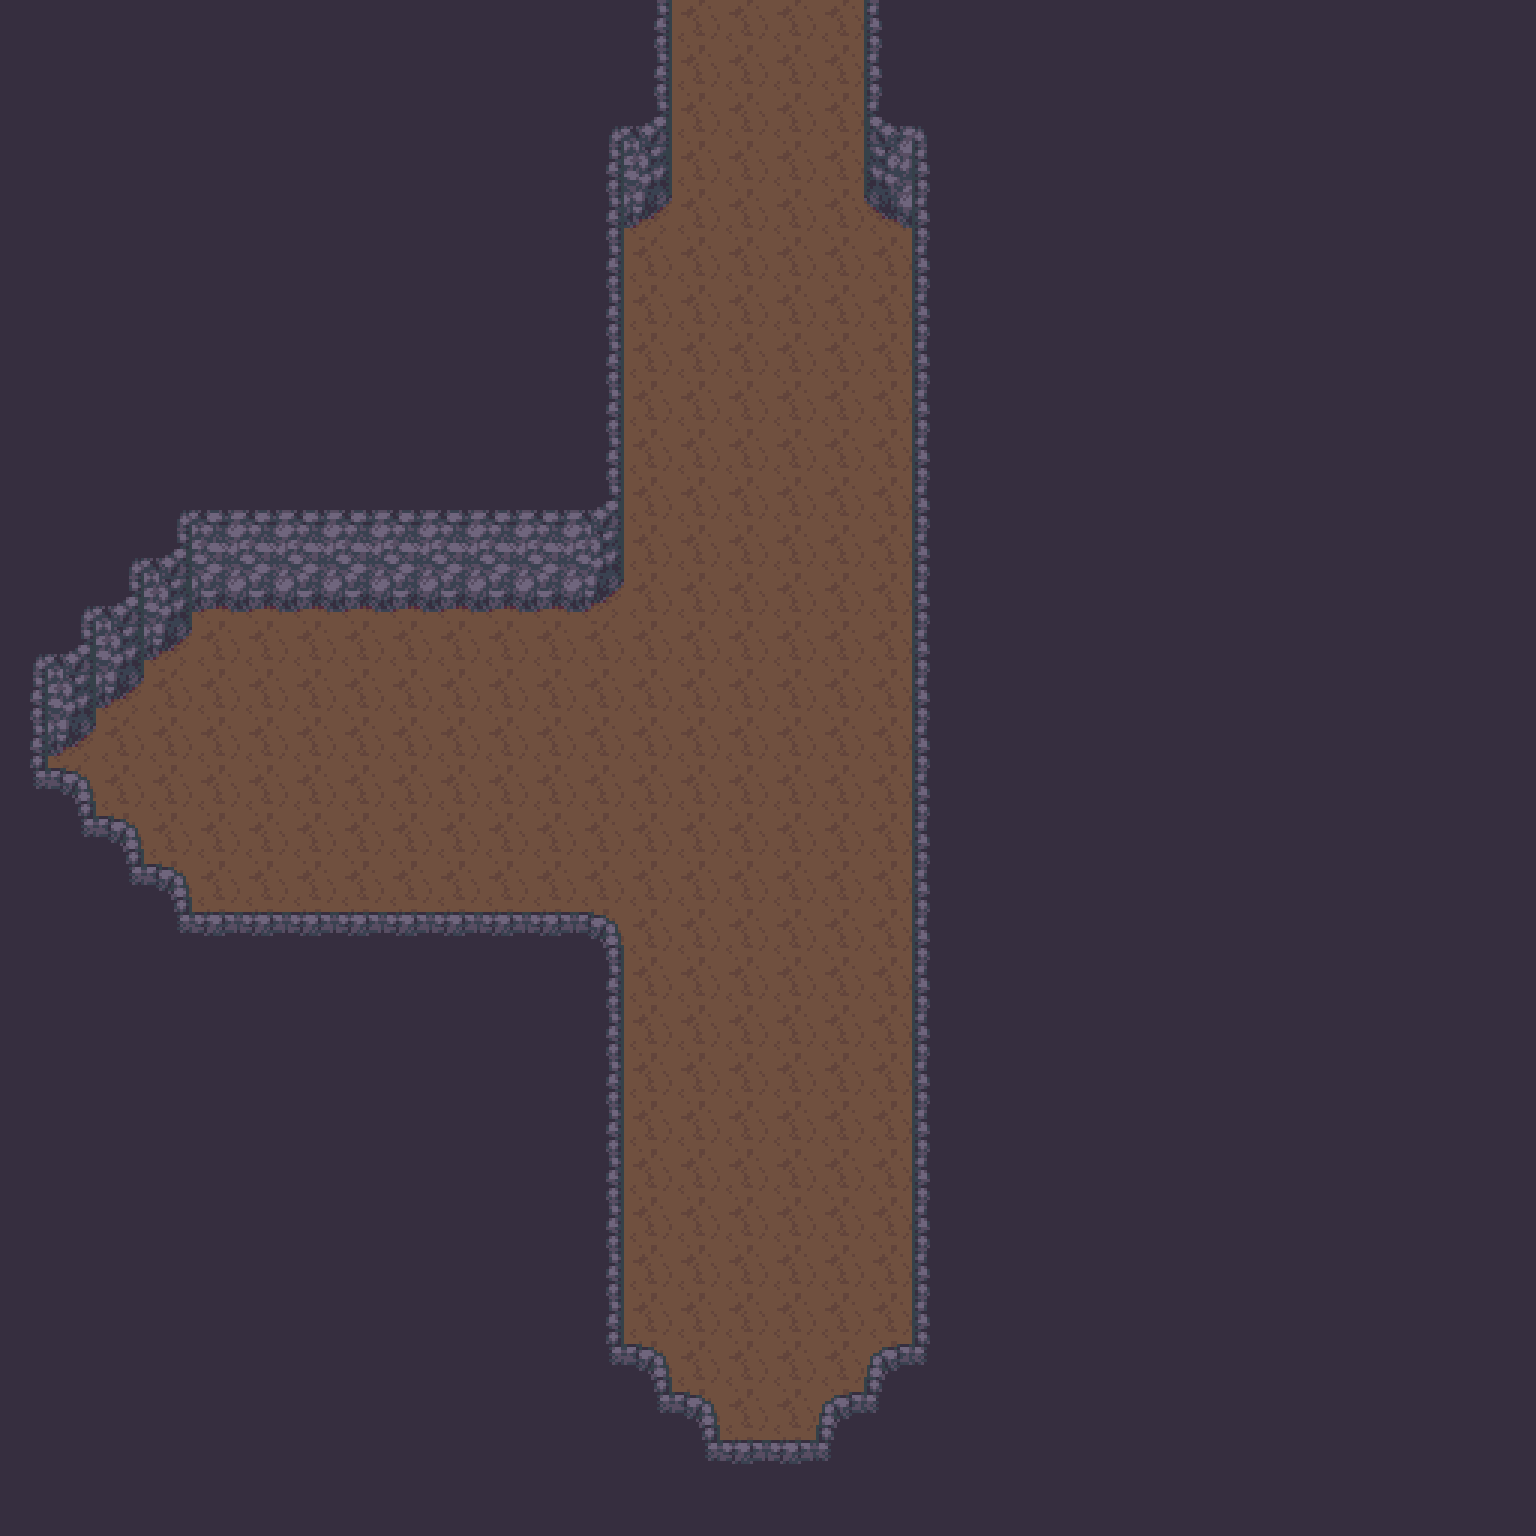

Below is a game level as drawn by its tile map, then a one-line description and the .tmx that defines it (tile-layer data replaced by summaries):
An orthogonal 32x32 tile map with 48x48 px tiles, 2 tile layers (Floor, Furnishing) and 2 objects.

<map version="1.2" tiledversion="1.3.4" orientation="orthogonal" renderorder="right-down" width="32" height="32" tilewidth="48" tileheight="48" infinite="0" nextlayerid="4" nextobjectid="5">
 <tileset firstgid="1" source="Cave.tsx" />
 <layer id="2" name="Floor" width="32" height="32">
  <data>[1024 cells, 1024 non-empty, 1 distinct tile ids]</data>
 </layer>
 <layer id="1" name="Furnishing" width="32" height="32">
  <data>[1024 cells, 800 non-empty, 19 distinct tile ids]</data>
 </layer>
 <objectgroup id="3" name="Props">
  <object id="3" gid="235" x="768" y="1440" width="48" height="48">
   <properties>
    <property name="I" value="[ChestSpawn]" />
   </properties>
  </object>
  <object id="4" gid="235" x="96" y="816" width="48" height="48">
   <properties>
    <property name="I" value="[ChestSpawn]" />
   </properties>
  </object>
 </objectgroup>
</map>
